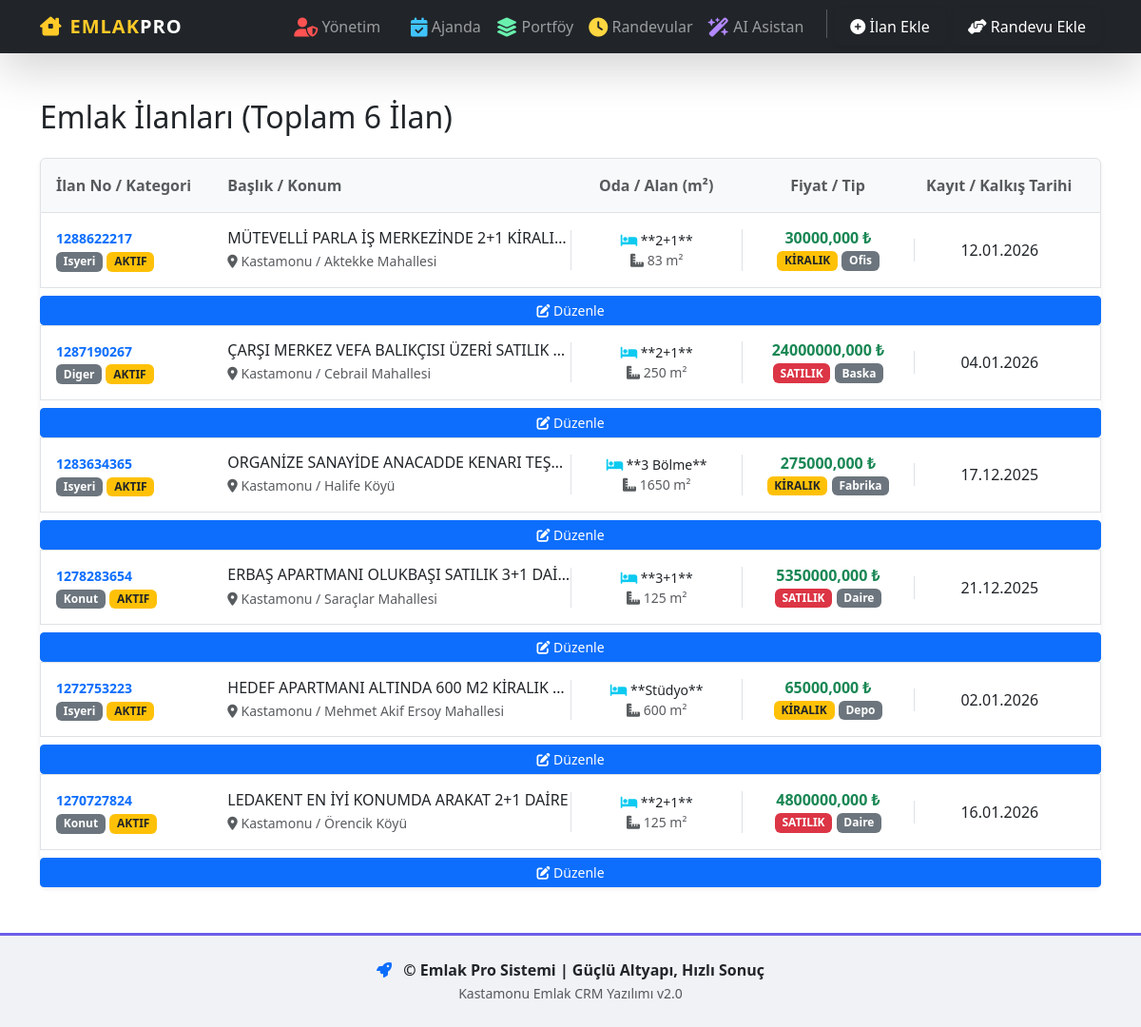
Before: / with the older database file.
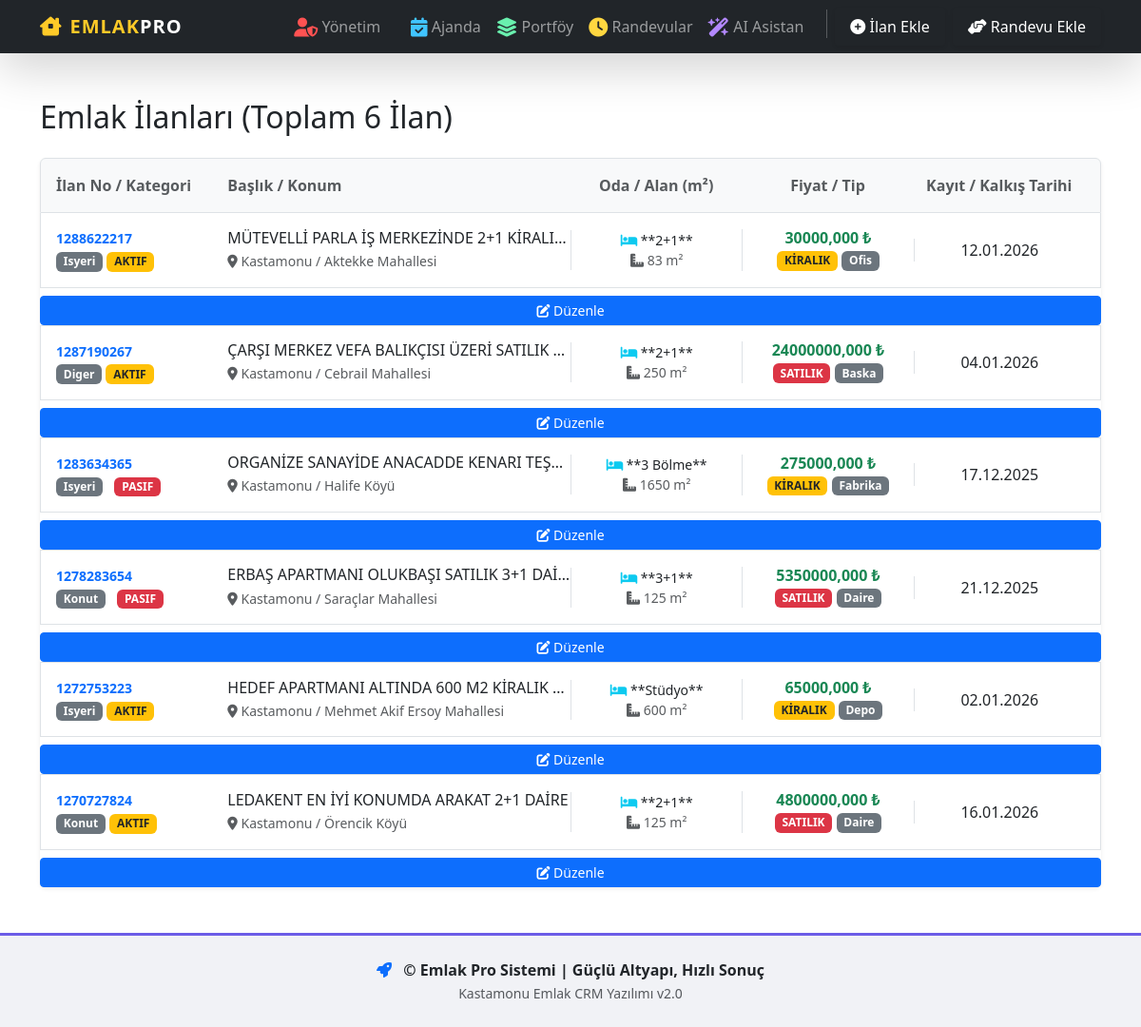
After: the same page with the newer database file.
### ilanlar/models.py (models this page shows, shortened)
class Ilan(models.Model):
    DURUM_SECENEKLERI = [
        ('Aktif', 'Aktif'),
        ('Pasif', 'Pasif')
    ]
    yayindan_kaldirilma_tarihi = models.DateField(
        null=True,
        blank=True,
        verbose_name="Yayından Kaldırılma Tarihi"
    )
    musteri = models.ForeignKey(
        'Musteri', # Model sınıfına işaret eder
        on_delete=models.SET_NULL, # İlan silinirse müşteri kaybolmasın
        null=True,
        blank=True,
        related_name='ilanlar',
        verbose_name="İlan Sahibi"
    )
    il = models.CharField(
        max_length=50,
        verbose_name="İl (Şehir)",
        help_text="Zorunlu Alan. Örn: İstanbul, Kastamonu"
    )
    ilce = models.CharField(
        max_length=50,
        verbose_name="İlçe",
        help_text="Zorunlu Alan. Örn: Merkez, Beşiktaş"
    )
    mahalle = models.CharField(
        max_length=100,
        verbose_name="Mahalle/Semt",
        help_text="Örn: Saraçlar Mh."
    )
    adres = models.TextField(
        null=True,
        blank=True,
        verbose_name="Açık Adres Detayı",
        help_text="Detaylı adres bilgisi (site içi, blok, kat vb.)"
    )
    islem_tipi = models.CharField(
        max_length=10,
        choices=ISLEM_TIPI_SECENEKLERI,
        default='satilik', # Varsayılan olarak satılık seçilebilir
        verbose_name="İşlem Tipi"
    )
    ilan_no = models.CharField(max_length=20, unique=True, verbose_name="İlan No")
    baslik = models.CharField(max_length=150, verbose_name="İlan Başlığı")
    ilan_tarihi = models.DateField(
        default=date.today,
        verbose_name='İlan Kayıt Tarihi'
    )
    ana_kategori = models.CharField(
        max_length=10,
        choices=ANA_KATEGORILER_SECENEKLERI,
        default='konut',
        verbose_name='Mülk Tipi'
    )
    detay_kategori = models.CharField(
        max_length=10,
        choices=DETAY_KATEGORI_SECENEKLERI,
        default='daire',
        verbose_name='Mülk Alt Tipi'
    )
    fiyat = models.DecimalField(
    max_digits=15,
    decimal_places=2, # Emlakta virgülden sonra 2 basamak (kuruş) yeterlidir
    verbose_name="Fiyat"
)
    brut = models.DecimalField(max_digits=10, decimal_places=2,null=True, blank=True, verbose_name="Brüt Alan (m²)")
    net = models.DecimalField(max_digits=10, decimal_places=2, verbose_name="Net Alan (m²)")
    oda_sayisi = models.CharField(
        max_length=10,
        choices=ODA_SAYISI_SECENEKLERI, # <-- Seçenek listesi atandı
        default='2+1',
        verbose_name="Oda Sayısı"
    )
    bina_yasi = models.IntegerField(null=True, blank=True, verbose_name="Bina Yaşı")
    bulundugu_kat = models.CharField(max_length=10, null=True, blank=True, verbose_name="Bulunduğu Kat")
    kat_sayisi = models.IntegerField(null=True, blank=True, verbose_name="Kat Sayısı")
    isitma_tipi = models.CharField(
        max_length=20,
        choices=ISITMA_SECENEKLERI,
        default='kombi',
        verbose_name="Isıtma Tipi"
    )
    banyo_sayisi = models.IntegerField(null=True, blank=True, verbose_name="Banyo Sayısı")
    mutfak_tipi = models.CharField(
        max_length=10,
        choices=MUTFAK_SECENEKLERI,
        default='kapali',
        verbose_name="Mutfak Tipi"
    )
    balkon = models.BooleanField(default=False, verbose_name="Balkon")
    asansor = models.BooleanField(default=False, verbose_name="Asansör")
    otopark_durumu = models.CharField(
        max_length=15,
        choices=OTOPARK_SECENEKLERI,
        default='yok',
        verbose_name="Otopark Durumu"
    )
    esyali = models.BooleanField(default=False, verbose_name="Eşyalı")
    kullanim_durumu = models.CharField(
    max_length=50,
    choices=KULLANIM_DURUMLARI_SECENEKLERI,
    default='Boş',
    verbose_name="Kullanım Durumu"
    )
    site_icerisinde = models.BooleanField(default=False, verbose_name="Site İçerisinde")
    site_adi = models.CharField(max_length=100, null=True, blank=True, verbose_name="Site Adı")
    aidat = models.DecimalField(max_digits=10, decimal_places=2, null=True, blank=True, verbose_name="Aidat")
    krediye_uygun = models.BooleanField(default=False, verbose_name="Krediye Uygun")
    tapu_durumu = models.CharField(
        max_length=20,
        choices=TAPU_DURUMU_SECENEKLERI,
        default='kat_mulkiyeti',
        verbose_name="Tapu Durumu (Mülkiyet)"
    )
    kimden = models.CharField(max_length=50, null=True, blank=True, verbose_name="İlan Sahibi")
    takas = models.BooleanField(default=False, verbose_name="Takas")
    durum = models.CharField(max_length=20, choices=DURUM_SECENEKLERI, default='Aktif', verbose_name="Durum")
    pasif_nedeni = models.CharField(
        max_length=50,
        choices=PASIF_NEDENLERI,
        verbose_name="Pasif Nedeni",
        null=True,
        blank=True,
    )
    imar_durumu = models.CharField(
        max_length=20,
        choices=IMAR_DURUMU_SECENEKLERI,
        default='imar_yok',
        verbose_name="İmar Durumu"
    )
    m2 =models.DecimalField(max_digits=10, decimal_places=2, null=True, blank=True, verbose_name="Alan (m²)")
    m2_fiyati = models.DecimalField(max_digits=10, decimal_places=2, null=True, blank=True, verbose_name="m² Fiyatı")
    ada_no = models.CharField(max_length=50, null=True, blank=True, verbose_name="Ada No")
    parsel_no = models.CharField(max_length=50, null=True, blank=True, verbose_name="Parsel No")
    def net_alan_orani(self):
        """Net alanın brüt alana oranını hesaplar (Yüzde olarak)."""
        if self.brut and self.net and self.brut > 0:
            oran = (self.net / self.brut) * 100
            return f"%{oran:.1f}"
        return "N/A"
    net_alan_orani.short_description = "Net/Brüt Oranı"
    def fiyat_goster(self):
        """Fiyatı Türkçe para birimi formatında gösterir."""
        try:
            return f"{self.fiyat:,.0f} TL"
        except (ValueError, TypeError):
            return "Fiyat Belirtilmemiş"
    fiyat_goster.short_description = "Fiyat"
    def durum_kontrol(self):
        """İlan durumuna göre renkli ikon ve pasif ise nedenini döndürür."""
        if self.durum == 'Aktif':
            return mark_safe('<span style="color: green; font-weight: bold;">🟢 Aktif</span>')
        elif self.durum == 'Pasif':
            neden_label = self.get_pasif_nedeni_display()
            aciklama = f"Neden: {neden_label}" if self.pasif_nedeni else "Neden Belirtilmemiş"
            return mark_safe(f'<span style="color: red;">🔴 Pasif</span> - <small>{aciklama}</small>')
        return self.durum
    durum_kontrol.short_description = "Durum"
    class Meta:
        verbose_name = "İlan"
        verbose_name_plural = "İlanlar"
        ordering = ['-ilan_tarihi']

### ilanlar/views.py (the view, shortened to what this page needs)
# urls.py: path('', views.IlanListView.as_view(), name='ilan_listesi'),
class IlanListView(ListView):
    model = Ilan
    template_name = 'ilanlar/ilan_listesi.html'
    context_object_name = 'ilanlar' # Varsayılan listeyi 'ilanlar' olarak adlandırır
    paginate_by = 10
    def get_context_data(self, **kwargs):
        context = super().get_context_data(**kwargs)
        bugun = date.today()
        yarin = bugun + timedelta(days=1)
        bugun_kalkan_ilanlar_qs = self.model.objects.filter(
            yayindan_kaldirilma_tarihi=bugun
        )
        yarin_kalkan_ilanlar_qs = self.model.objects.filter(
            yayindan_kaldirilma_tarihi=yarin
        )
        diger_ilanlar_qs = self.model.objects.exclude(
            id__in=bugun_kalkan_ilanlar_qs.values_list('id', flat=True)
        )
        context['bugun_kalkan_ilanlar'] = bugun_kalkan_ilanlar_qs
        context['yarin_kalkan_ilanlar'] = yarin_kalkan_ilanlar_qs
        context['diger_ilanlar'] = diger_ilanlar_qs
        context['toplam_ilan_sayisi'] = bugun_kalkan_ilanlar_qs.count() + diger_ilanlar_qs.count()
        context['uyari_ilan_toplami'] = bugun_kalkan_ilanlar_qs.count() + yarin_kalkan_ilanlar_qs.count()
        return context
    def get_queryset(self):
        return Ilan.objects.filter(durum='Aktif').order_by('-ilan_tarihi')

### ilanlar/templates/ilanlar/ilan_listesi.html (shortened to what this page needs)
{% extends 'base.html' %}
{% load static %}
{% load tz %}
{% now "Y-m-d" as bugun_tarih %}
{% block content %}
{% with toplam_ilan_sayisi=bugun_kalkan_ilanlar.count|add:diger_ilanlar.count|add:yarin_kalkan_ilanlar.count %}
<h2 class="mb-4">Emlak İlanları (Toplam {{ toplam_ilan_sayisi }} İlan)</h2>
{% endwith %}
<div class="list-group shadow-sm">
    <div class="list-group-item list-group-item-action bg-light text-muted d-none d-md-flex py-3">
        <div class="col-md-2 fw-bold">İlan No / Kategori</div>
        <div class="col-md-4 fw-bold">Başlık / Konum</div>
        <div class="col-md-2 fw-bold text-center">Oda / Alan (m²)</div>
        <div class="col-md-2 fw-bold text-center">Fiyat / Tip</div>
        <div class="col-md-2 fw-bold text-center">Kayıt / Kalkış Tarihi</div>
    </div>
    {% for ilan in diger_ilanlar %}
    {% include 'ilanlar/parca_ilan_satiri.html' with ilan=ilan uyari_sinifi="" %}
    {% empty %}
    <div class="list-group-item">
        <p class="alert alert-info mb-0">Sistemde kayıtlı ilan bulunmamaktadır.</p>
    </div>
    {% endfor %}
</div>
{% endblock content %}

### ilanlar/templates/ilanlar/parca_ilan_satiri.html (shortened to what this page needs)
{% load static %}
<a href="{% url 'ilan_detay' ilan.pk %}"
    class="list-group-item list-group-item-action d-flex flex-wrap align-items-center py-3 {{ uyari_sinifi }}">
    <div class="col-12 col-md-2 mb-2 mb-md-0">
        <p class="mb-0 small text-primary fw-bold">{{ ilan.ilan_no }}</p>
        <span class="badge bg-secondary">{{ ilan.ana_kategori|capfirst }}</span>
        {% if ilan.durum != 'Aktif' %}
        <span class="badge bg-danger ms-2">{{ ilan.get_durum_display|upper }}</span>
        {% endif %}
        {% if ilan.durum == 'Aktif' %}
        <span class="badge bg-warning text-dark text-uppercase">{{ ilan.get_durum_display|upper }}</span>
        {% endif %}
    </div>
    <div class="col-12 col-md-4 mb-2 mb-md-0">
        <h6 class="mb-1 text-truncate">{{ ilan.baslik }}</h6>
        {% if ilan.il and ilan.mahalle %}
        <small class="text-muted d-block">
            <i class="fas fa-map-marker-alt"></i> {{ ilan.il }} / {{ ilan.mahalle }}
        </small>
        {% endif %}
    </div>
    <div class="col-6 col-md-2 text-center border-start mb-2 mb-md-0">
        <p class="mb-0 small"><i class="fas fa-bed text-info"></i> **{{ ilan.oda_sayisi }}**</p>
        <p class="mb-0 small text-muted"><i class="fas fa-ruler-combined"></i> {{ ilan.net|floatformat:0 }} m²</p>
    </div>
    <div class="col-6 col-md-2 text-center border-start mb-2 mb-md-0">
        <p class="h6 text-success fw-bold mb-0">
            {{ ilan.fiyat|floatformat:3 }} ₺
        </p>
        {% if ilan.islem_tipi == 'satilik' %}
        <span class="badge bg-danger text-uppercase">{{ ilan.get_islem_tipi_display }}</span>
        {% elif ilan.islem_tipi == 'kiralik' %}
        <span class="badge bg-warning text-dark text-uppercase">{{ ilan.get_islem_tipi_display }}</span>
        {% else %}
        <span class="badge bg-secondary text-uppercase">{{ ilan.get_islem_tipi_display|default:"-" }}</span>
        {% endif %}
        <small class="badge bg-secondary">{{ ilan.detay_kategori|capfirst }}</small>
    </div>
    <div class="col-12 col-md-2 text-center border-start">
        {% if uyari_sinifi %}
        <span class="text-danger fw-bold">🚨 BUGÜN KALKIYOR!</span>
        {% else %}
        {{ ilan.yayindan_kaldirilma_tarihi|date:"d.m.Y" }}
        {% endif %}
    </div>
    <a href="/admin/ilanlar/ilan/{{ ilan.pk }}/change/" class="btn btn-sm btn-primary mt-2"
        title="İlanı Yönetim Panelinde Düzenle">
        <i class="fas fa-edit"></i> Düzenle
    </a>
</a>

Changed rows visible on the page:
changed Ilan "Halife Köyü": durum "AKTIF" → "PASIF"
changed Ilan "Saraçlar Mahallesi": durum "AKTIF" → "PASIF"
